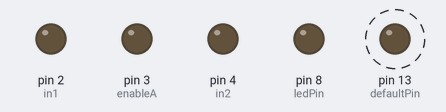
Recording of a sketch running on a simulated Arduino Uno, built with avr-gcc and run on an emulated ATmega328P. Parts: output pins drawn as LEDs (lit = HIGH). Dashed ring = blinking. No radio packets arrive unless stated.

Above: at 0.5 s.
Timing chart, 0 to 4.6 s (numbered marks = the images above):
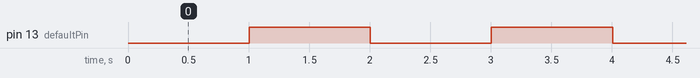

Measured:
- by itself, pin 13 (defaultPin): alternates HIGH for 1.0 s and LOW for 1.0 s

The sketch:

waterSquirter.ino
```cpp
#include <nRF24L01.h>
#include <RF24.h>
#include <RF24_config.h>
#include <SPI.h>

#include <Servo.h>  // servo library
//#include "Trigger.h"

//
// Hardware configuration
//

// Set up nRF24L01 radio on SPI bus plus pins 9 & 10

RF24 radio(9,10);

//
// Topology
//

// Radio pipe addresses for the 2 nodes to communicate.
const uint64_t pipes[3] = { 0xF0F0F0F0E1LL, 0xF0F0F0F0D2LL, 0xF0F0FFF6D2LL };
const uint64_t waterPipe = 0xF0F0FFF6D2LL;
unsigned long squirtHimCode = 1000000001;
unsigned long tripWireCode = 1122334455;
unsigned long proxCode = 1223334444;
int ledPin = 8;
int defaultPin = 13;
unsigned long timer= 0;


byte enableA = 3;
byte in1 = 2;
byte in2 = 4;


void setup()
{
  pinMode(enableA, OUTPUT);
  pinMode(in1, OUTPUT);
  pinMode(in2, OUTPUT);
  pinMode(ledPin, OUTPUT);
  pinMode(defaultPin, OUTPUT);

  // We'll now "attach" the servo1 object to digital pin 9.
  // If you want to control more than one servo, attach more
  // servo objects to the desired pins (must be digital).

  // Attach tells the Arduino to begin sending control signals
  // to the servo. Servos require a continuous stream of control
  // signals, even if you're not currently moving them.
  // While the servo is being controlled, it will hold its
  // current position with some force. If you ever want to
  // release the servo (allowing it to be turned by hand),
  // you can call servo1.detach().
 // Serial.begin(9600);
 // Serial.println("--- Start Serial Monitor SEND_RCVE ---");


  //
  // Setup and configure rf radio
  //

  radio.begin();

  // optionally, increase the delay between retries & # of retries
  radio.setRetries(15,15);

  // optionally, reduce the payload size.  seems to
  // improve reliability
  //radio.setPayloadSize(8);

  //
  // Open pipes to other nodes for communication
  //

  // This simple sketch opens two pipes for these two nodes to communicate
  // back and forth.
  // Open 'our' pipe for writing
  // Open the 'other' pipe for reading, in position #1 (we can have up to 5 pipes open for reading)

  //if ( role == role_ping_out )
  {
    //radio.openWritingPipe(pipes[0]);
    radio.openReadingPipe(1,pipes[2]);
  }
  //else
  {
    //radio.openWritingPipe(pipes[1]);
    //radio.openReadingPipe(1,pipes[0]);
  }

  //
  // Start listening
  //

  radio.startListening();

  //
  // Dump the configuration of the rf unit for debugging
  //
  radio.openWritingPipe(pipes[0]);
  //radio.openReadingPipe(1,waterPipe);
  radio.printDetails();


}

int ByteReceived;
float minutes = 0.5;
long testingTimeout = 60*1000*10;
int lightLevel=-1;
unsigned long lastReported=0;


void handleRadio(){
  if ( radio.available() )
    {
      // Dump the payloads until we've gotten everything
      unsigned long * message;
      bool done = false;
      while (!done)
      {
        // Fetch the payload, and see if this was the last one.
        done = radio.read( message, 2*sizeof(unsigned long) );

        // Spew it
       // printf("Got payload %lu...",got_time);
 //       Serial.print("got this: "); Serial.print(got_time);Serial.println();

        if(message[0] == squirtHimCode){
           digitalWrite(enableA, HIGH);
           digitalWrite(in1, HIGH);
           digitalWrite(in2, LOW);
           delay(message[1]);
           digitalWrite(in1, LOW);
           digitalWrite(enableA, LOW);

          // digitalWrite(ledPin, HIGH);
          // delay(1000);
          // digitalWrite(ledPin, LOW);
          // delay(1000);
        }

        // Delay just a little bit to let the other unit
        // make the transition to receiver
        delay(20);
      }

    }
}

boolean on = false;
void loop(){
  if(millis() - timer > 1000){
    timer = millis();
    digitalWrite(defaultPin, ( (on)? LOW: HIGH));
    on = !on;
  }
  handleRadio();

  if (Serial.available() > 0)
  {
    ByteReceived = Serial.read();

    Serial.print(ByteReceived);
    // Serial.print("        ");
    //Serial.print(ByteReceived, HEX);
    Serial.print("       ");
    Serial.print(char(ByteReceived));


    Serial.println();    // End the line

    // END Serial Available
  }

}
```
